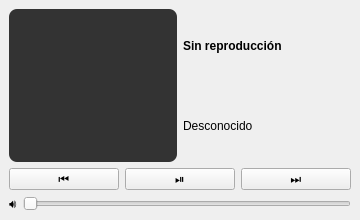
<?xml version="1.0" encoding="UTF-8"?>
<ui version="4.0">
 <class>CompatWindow</class>
 <widget class="QMainWindow" name="CompatWindow">
  <property name="geometry">
   <rect>
    <x>0</x>
    <y>0</y>
    <width>360</width>
    <height>220</height>
   </rect>
  </property>
  <property name="windowTitle">
   <string>Quick Panel - Media</string>
  </property>
  <widget class="QWidget" name="centralwidget">
   <layout class="QVBoxLayout" name="verticalLayout">
    <item>
     <layout class="QHBoxLayout" name="mediaLayout">
      <item>
       <widget class="QLabel" name="labelCover">
        <property name="minimumSize">
         <size>
          <width>64</width>
          <height>64</height>
         </size>
        </property>
        <property name="styleSheet">
         <string notr="true">background-color: #333; border-radius: 8px;</string>
        </property>
        <property name="scaledContents">
         <bool>true</bool>
        </property>
       </widget>
      </item>
      <item>
       <layout class="QVBoxLayout" name="infoLayout">
        <item>
         <widget class="QLabel" name="labelTitle">
          <property name="text">
           <string>Sin reproducción</string>
          </property>
          <property name="font">
           <font>
            <bold>true</bold>
           </font>
          </property>
         </widget>
        </item>
        <item>
         <widget class="QLabel" name="labelArtist">
          <property name="text">
           <string>Desconocido</string>
          </property>
         </widget>
        </item>
       </layout>
      </item>
     </layout>
    </item>
    <item>
     <layout class="QHBoxLayout" name="controlsLayout">
      <item>
       <widget class="QPushButton" name="btnPrev">
        <property name="text">
         <string>⏮</string>
        </property>
       </widget>
      </item>
      <item>
       <widget class="QPushButton" name="btnPlayPause">
        <property name="text">
         <string>⏯</string>
        </property>
       </widget>
      </item>
      <item>
       <widget class="QPushButton" name="btnNext">
        <property name="text">
         <string>⏭</string>
        </property>
       </widget>
      </item>
     </layout>
    </item>
    <item>
     <layout class="QHBoxLayout" name="volumeLayout">
      <item>
       <widget class="QLabel" name="labelVol">
        <property name="text">
         <string>🔊</string>
        </property>
       </widget>
      </item>
      <item>
       <widget class="QSlider" name="sliderVolume">
        <property name="maximum">
         <number>100</number>
        </property>
        <property name="orientation">
         <enum>Qt::Horizontal</enum>
        </property>
       </widget>
      </item>
     </layout>
    </item>
   </layout>
  </widget>
 </widget>
 <resources/>
 <connections/>
</ui>
